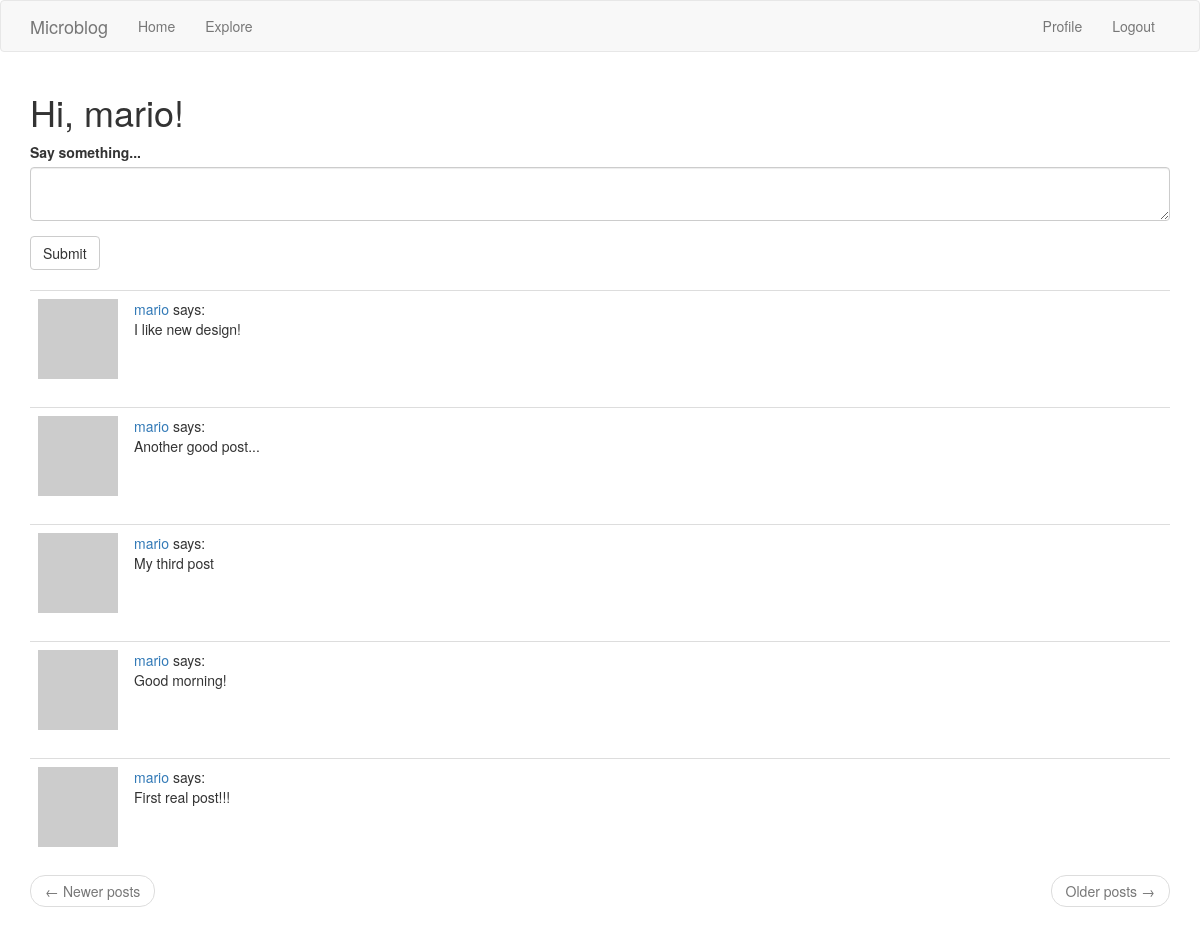
The page /index (signed in) on the database its author committed.
### app/models.py (models this page shows, shortened)
class User(UserMixin, db.Model):
    id = db.Column(db.Integer, primary_key=True)
    username = db.Column(db.String(64), index=True, unique=True)
    email = db.Column(db.String(120), index=True, unique=True)
    password_hash = db.Column(db.String(128))
    about_me = db.Column(db.String(140))
    last_seen = db.Column(db.DateTime, default=dt.datetime.utcnow)
    posts = db.relationship("Post", backref="author", lazy="dynamic")
    followed = db.relationship(
        "User",
        secondary=followers,
        primaryjoin=(followers.c.follower_id == id),
        secondaryjoin=(followers.c.followed_id == id),
        backref=db.backref("followers", lazy="dynamic"),
        lazy="dynamic",
    )
    def avatar(self, size):
        digest = md5(self.email.lower().encode("utf-8")).hexdigest()
        return "https://www.gravatar.com/avatar/{}?d=identicon&s={}".format(
            digest, size
        )
    def followed_posts(self):
        followed = Post.query.join(
            followers, (followers.c.followed_id == Post.user_id)
        ).filter(followers.c.follower_id == self.id)
        own = Post.query.filter_by(user_id=self.id)
        return followed.union(own).order_by(Post.timestamp.desc())

class Post(db.Model):
    id = db.Column(db.Integer, primary_key=True)
    body = db.Column(db.String(140))
    timestamp = db.Column(db.DateTime, index=True, default=dt.datetime.utcnow)
    user_id = db.Column(db.Integer, db.ForeignKey("user.id"), index=True)

### app/routes.py (the view)
@app.route("/", methods=["GET", "POST"])
@app.route("/index", methods=["GET", "POST"])
@login_required
def index():
    form = PostForm()
    if form.validate_on_submit():
        post = Post(body=form.post.data, author=current_user)
        db.session.add(post)
        db.session.commit()
        flash("Your post is now live!")
        return redirect(url_for("index"))
    page = request.args.get("page", 1, type=int)
    posts = current_user.followed_posts().paginate(
        page, app.config["POSTS_PER_PAGE"], False
    )
    next_url = url_for("index", page=posts.next_num) if posts.has_next else None
    prev_url = url_for("index", page=posts.prev_num) if posts.has_prev else None
    return render_template(
        "index.html",
        title="Home",
        posts=posts.items,
        form=form,
        next_url=next_url,
        prev_url=prev_url,
    )

### app/forms.py
class PostForm(FlaskForm):
    post = TextAreaField(
        "Say something...", validators=[DataRequired(), Length(min=1, max=140)]
    )
    submit = SubmitField("Submit")

### app/models.py (called while the page is built)
@login_manager.user_loader
def load_user(id):
    return User.query.get(int(id))

### app/routes.py (called while the page is built)
@app.before_request
def before_request():
    if current_user.is_authenticated:
        current_user.last_seen = dt.datetime.utcnow()
        db.session.commit()

### app/templates/index.html
{% extends "base.html" %}
{% import 'bootstrap/wtf.html' as wtf %}
{% block app_content %}
    <h1>Hi, {{ current_user.username }}!</h1>
    {% if form %}
        {{ wtf.quick_form(form) }}
        <br>
    {% endif %}
    {% for post in posts %}
        {% include '_post.html' %}
    {% endfor %}
    <nav aria-label="...">
        <ul class="pager">
            <li class="previous{% if not prev_url %} disabled{% endif %}">
                <a href="{{ prev_url or '#' }}">
                    <span aria-hidden="true">&larr;</span> Newer posts
                </a>
            </li>
            <li class="next{% if not next_url %} disabled{% endif %}">
                <a href="{{ next_url or '#' }}">
                    Older posts <span aria-hidden="true">&rarr;</span>
                </a>
            </li>
        </ul>
    </nav>
{% endblock %}

### app/templates/_post.html
<table class="table table-hover">
    <tr>
        <td width="70px">
            <a href="{{ url_for('user', username=post.author.username) }}">
                <img src="{{ post.author.avatar(70) }}" />
            </a>
        </td>
        <td>
            <a href="{{ url_for('user', username=post.author.username) }}">
                {{ post.author.username }}
            </a>
            says:
            <br>
            {{ post.body }}
        </td>
    </tr>
</table>

### rows shown on the page
User: username "mario"
Post: author.username "mario", body "I like new design!"
Post: author.username "mario", body "Another good post..."
Post: author.username "mario", body "My third post"
Post: author.username "mario", body "Good morning!"
Post: author.username "mario", body "First real post!!!"
